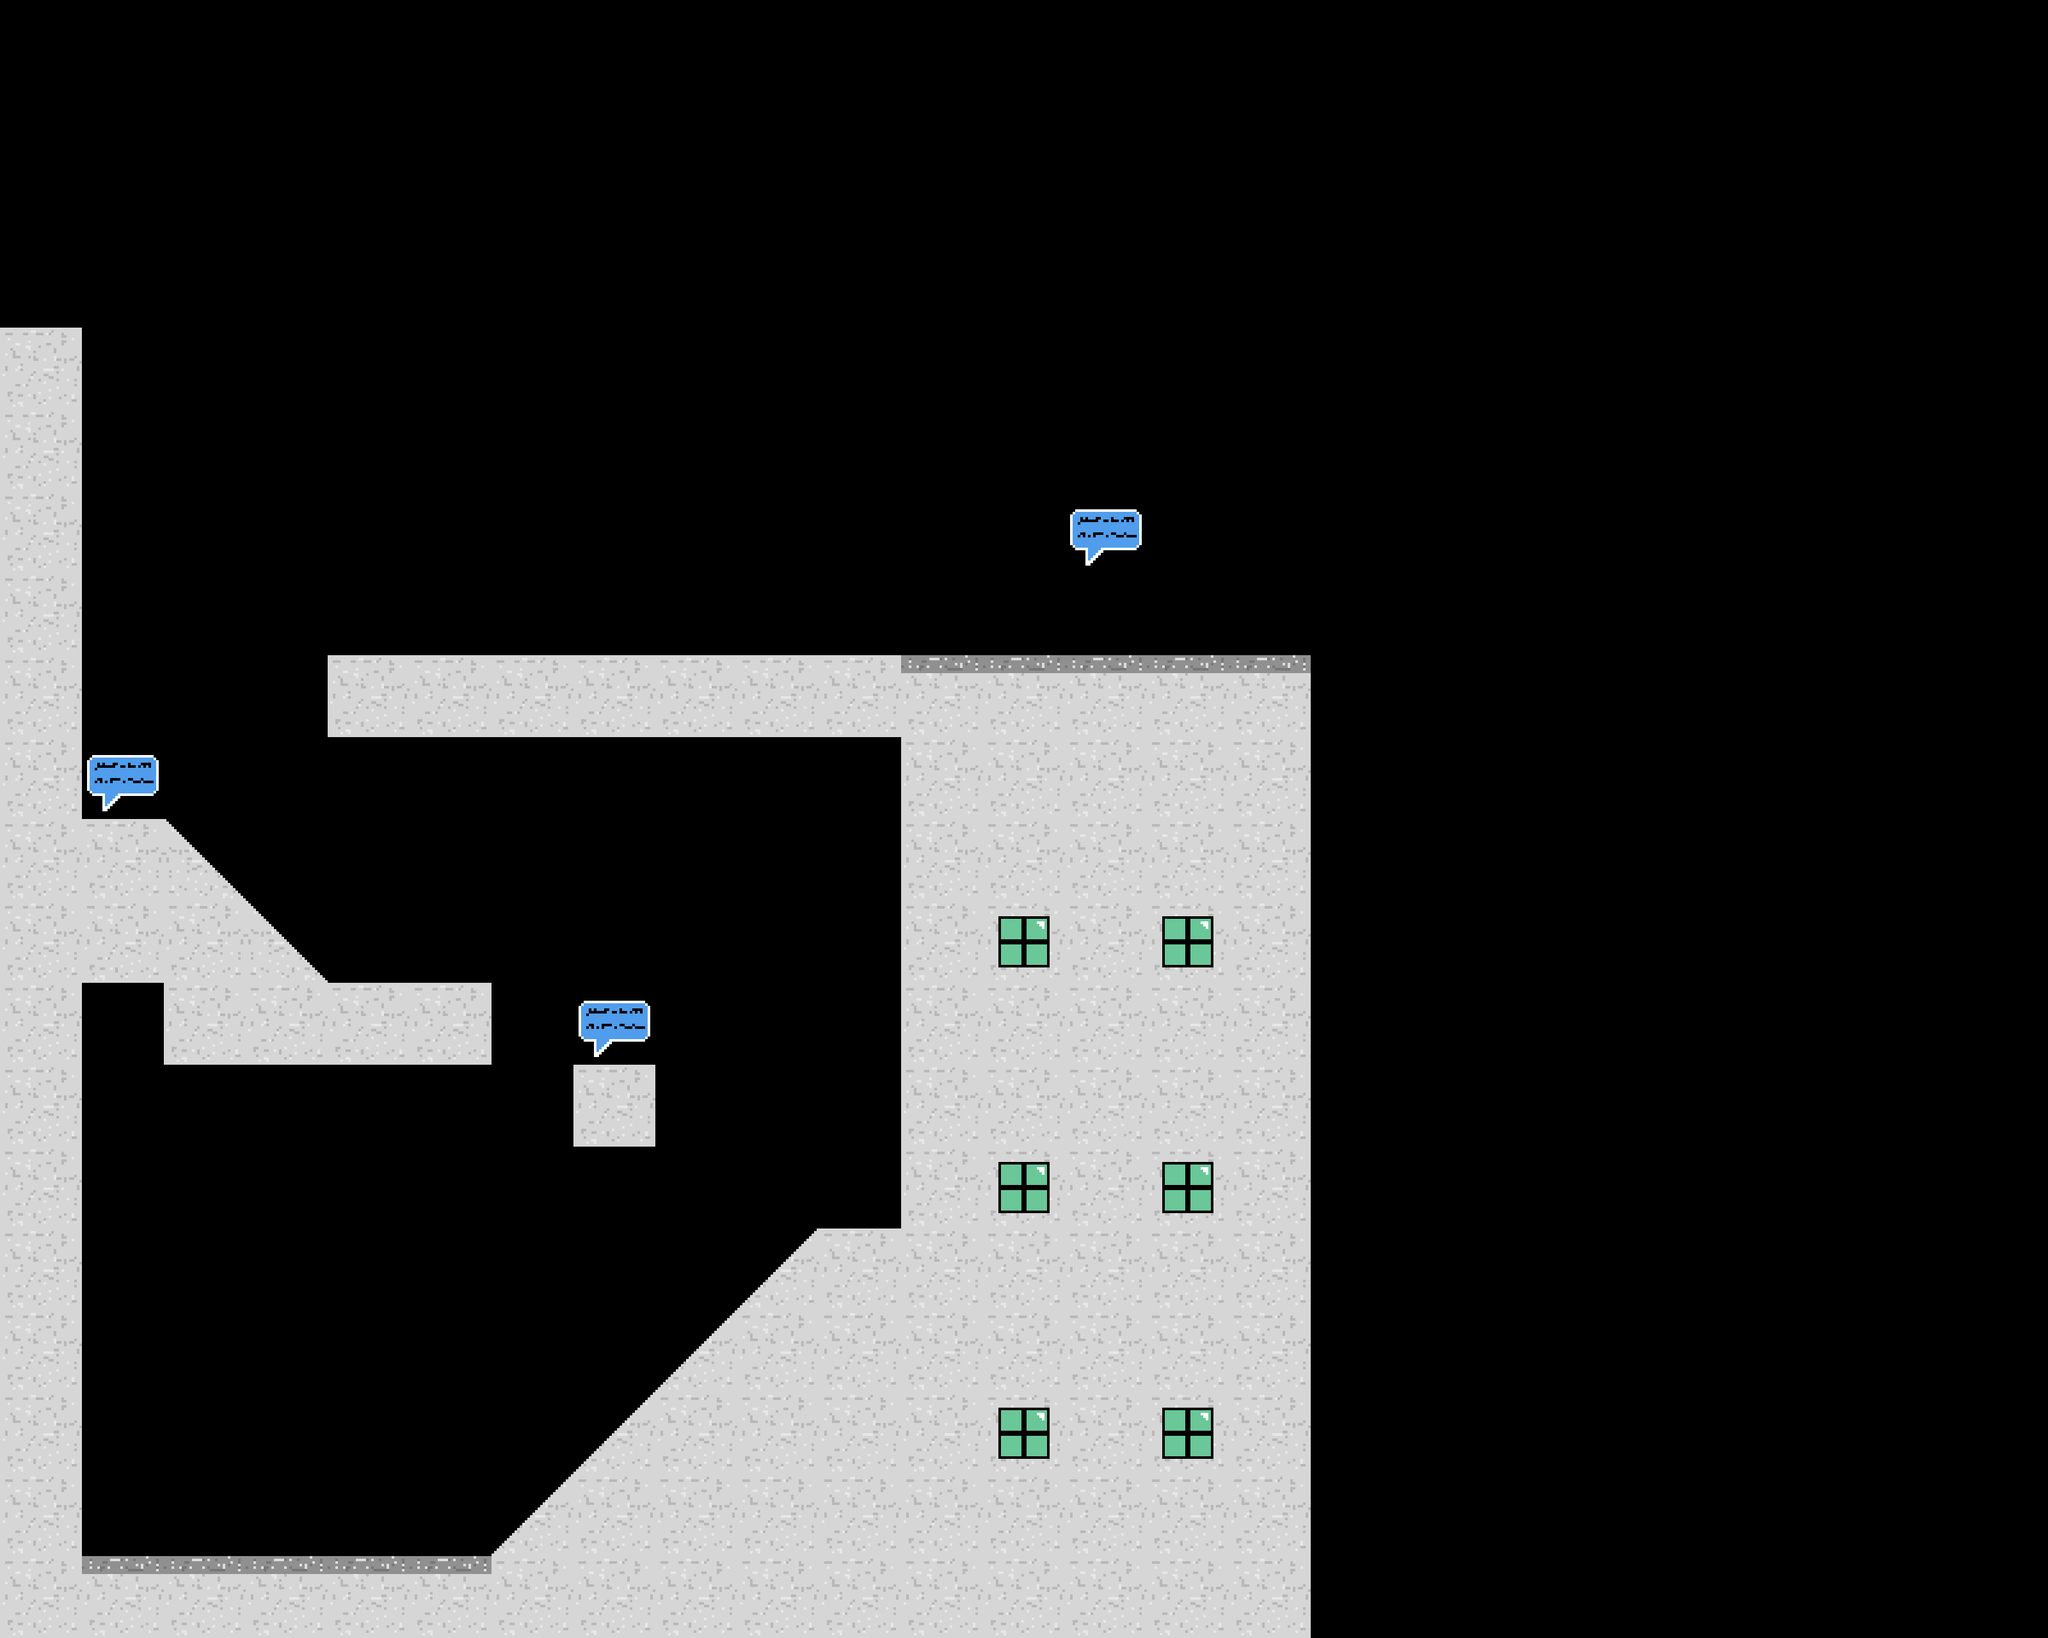

A level layout from a 2D game, rendered from its tile map. Below: a short description, then the map file with tile-grid data replaced by summaries:
An orthogonal 25x20 tile map with 128x128 px tiles, 3 tile layers (Tweets, Damage, Platforms), 2 tilesets and 1 object.

<map version="1.2" tiledversion="1.3.2" orientation="orthogonal" renderorder="right-down" compressionlevel="0" width="25" height="20" tilewidth="128" tileheight="128" infinite="0" nextlayerid="4" nextobjectid="1">
 <editorsettings>
  <export target="." format="tmx" />
 </editorsettings>
 <tileset firstgid="1" name="city_tiles" tilewidth="128" tileheight="128" tilecount="5" columns="0">
  <grid orientation="orthogonal" width="1" height="1" />
  <tile id="5">
   <image width="128" height="128" source="../images/tiles/concrete-window.png" />
   <objectgroup draworder="index" id="3">
    <object id="2" x="0" y="0" width="127.5" height="127.5" />
   </objectgroup>
  </tile>
  <tile id="6">
   <image width="128" height="128" source="../images/tiles/concrete-middle.png" />
  </tile>
  <tile id="7">
   <image width="128" height="128" source="../images/tiles/concrete-slant-left.png" />
  </tile>
  <tile id="8">
   <image width="128" height="128" source="../images/tiles/concrete-slant-right.png" />
  </tile>
  <tile id="9">
   <image width="128" height="128" source="../images/tiles/concrete-top.png" />
  </tile>
 </tileset>
 <tileset firstgid="11" name="items" tilewidth="128" tileheight="128" tilecount="1" columns="0">
  <grid orientation="orthogonal" width="1" height="1" />
  <tile id="0">
   <image width="128" height="128" source="../images/items/tweet.png" />
  </tile>
 </tileset>
 <layer id="2" name="Tweets" width="25" height="20">
  <data>[500 cells, 3 non-empty, 1 distinct tile ids]</data>
 </layer>
 <layer id="3" name="Damage" width="25" height="20">
  <data>[500 cells, 0 non-empty, 0 distinct tile ids]</data>
 </layer>
 <layer id="1" name="Platforms" width="25" height="20">
  <data>[500 cells, 117 non-empty, 5 distinct tile ids]</data>
 </layer>
</map>